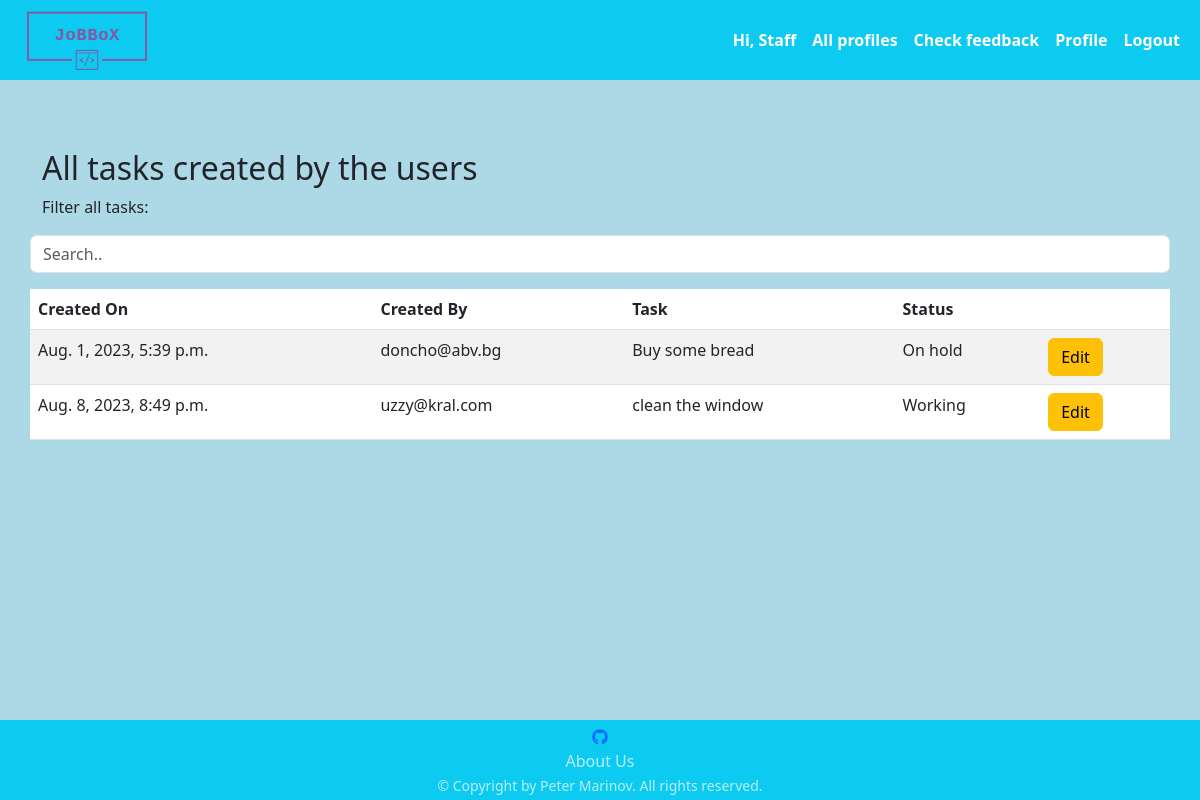
Page /task/all/ (signed in) on the earlier database version.
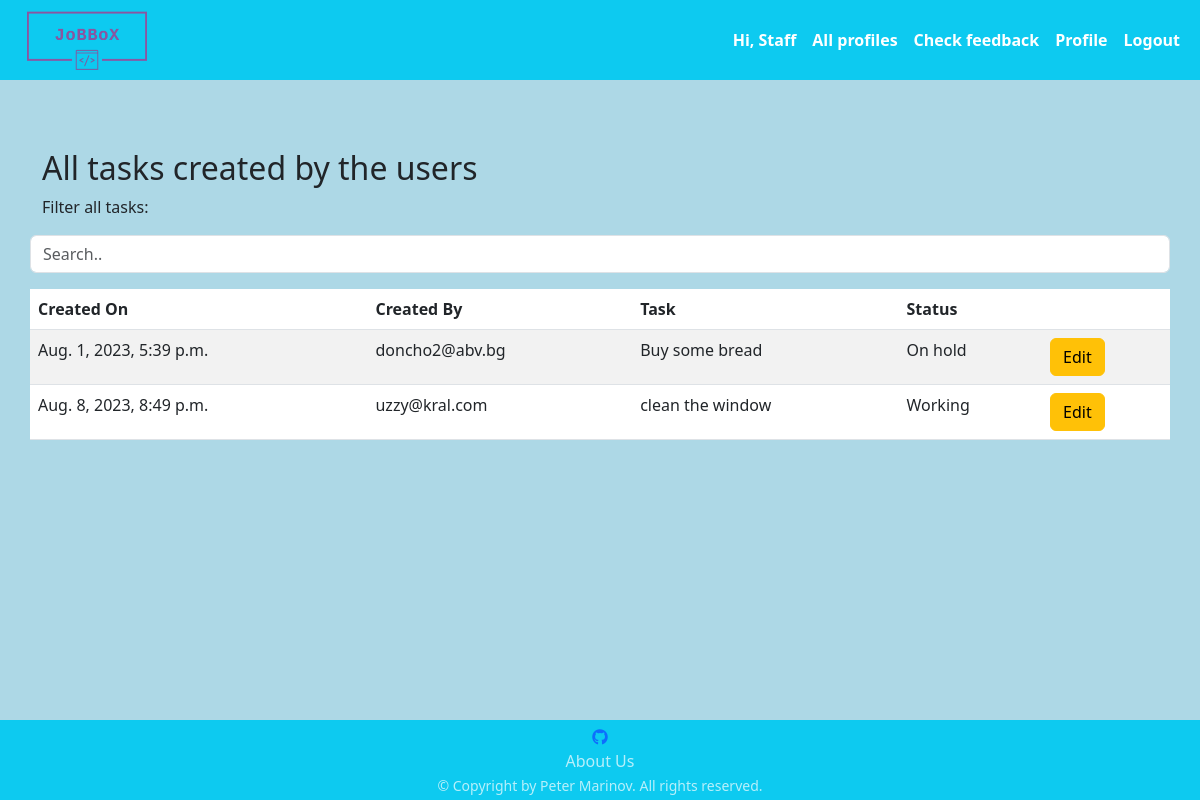
Same page on the later database version.
### jobbox/task/models.py (models this page shows)
class HRTask(models.Model):
    TASK_MAX_LEN = 50
    STATUS_MAX_LEN = 20
    NOT_STARTED = 'Not started'
    WORKING = 'Working'
    ON_HOLD = 'On hold'
    DONE = 'Done'
    hr_task_choices = (
        (NOT_STARTED, NOT_STARTED),
        (WORKING, WORKING),
        (ON_HOLD, ON_HOLD),
        (DONE, DONE)
    )
    date = models.DateTimeField(
        auto_now_add=True,
    )
    task = models.CharField(
        max_length=TASK_MAX_LEN,
    )
    status = models.CharField(
        max_length=STATUS_MAX_LEN,
        choices=hr_task_choices,
        default=NOT_STARTED
    )
    user_id = models.ForeignKey(
        UserModel,
        on_delete=models.CASCADE
    )
    class Meta:
        ordering = ['pk']
        verbose_name = 'HR Task'
        verbose_name_plural = 'HR Tasks'

### jobbox/app_auth/models.py (models this page shows)
class AppUser(auth_models.AbstractBaseUser, auth_models.PermissionsMixin):
    USERNAME_FIELD = 'email'
    objects = AppUserManager()
    email = models.EmailField(
        null=False,
        blank=False,
        unique=True,
    )
    is_staff = models.BooleanField(
        default=False,
    )

### jobbox/task/views.py (the view)
# urls.py: path('all/', ListAllTasks.as_view(), name='list_all_tasks'),
class ListAllTasks(auth_mixins.LoginRequiredMixin, OnlyAdminAndStaffAccessMixin, views.ListView):
    template_name = 'task/all_tasks.html'
    model = HRTask

### jobbox/task/views.py (called while the page is built)
    def dispatch(self, request, *args, **kwargs):
        if not (request.current_user.is_staff or request.current_user.is_superuser):
            raise PermissionDenied()
        return super().dispatch(request, *args, **kwargs)

### middawares/middawares.py (called while the page is built)
def set_profile_middleware(get_response):
    def middleware(request, *args, **kwargs):
        if request.user.is_authenticated:
            request.current_user = request.user
        else:
            request.current_user = None
        return get_response(request, *args, **kwargs)
    return middleware

### templates/task/all_tasks.html (shortened to what this page needs)
{% extends 'base.html' %}
{% block content %}
    {% if object_list %}
        <h2>All tasks created by the users</h2>
        <p>Filter all tasks:</p>
        <input class="form-control container-fluid mb-3" id="allTasksTableInput" type="text" placeholder="Search..">
        <br>
        <table class="table table-hover table-striped">
            <thead>
            <tr>
                <th scope="col">Created On</th>
                <th scope="col">Created By</th>
                <th scope="col">Task</th>
                <th scope="col">Status</th>
                <th scope="col"></th>
            </tr>
            </thead>
            <tbody id="allTasksTable">
            {% for task in object_list %}
                <tr>
                    <td>{{ task.date }}</td>
                    <td>{{ task.user_id }}</td>
                    <td>{{ task.task }}</td>
                    <td>{{ task.status }}</td>
                    <td>
                        <a class="btn btn-warning" href="{% url 'edit_hr_task' pk=task.pk %}">Edit</a>
                    </td>
                </tr>
            {% endfor %}
            </tbody>
        </table>
    {% else %}
        <h3>You don't have any tasks created.</h3>
    {% endif %}
{% endblock %}

Differences in the rows shown:
changed through a linked row, HRTask "Buy some bread": user_id "doncho@abv.bg" → "doncho2@abv.bg"
